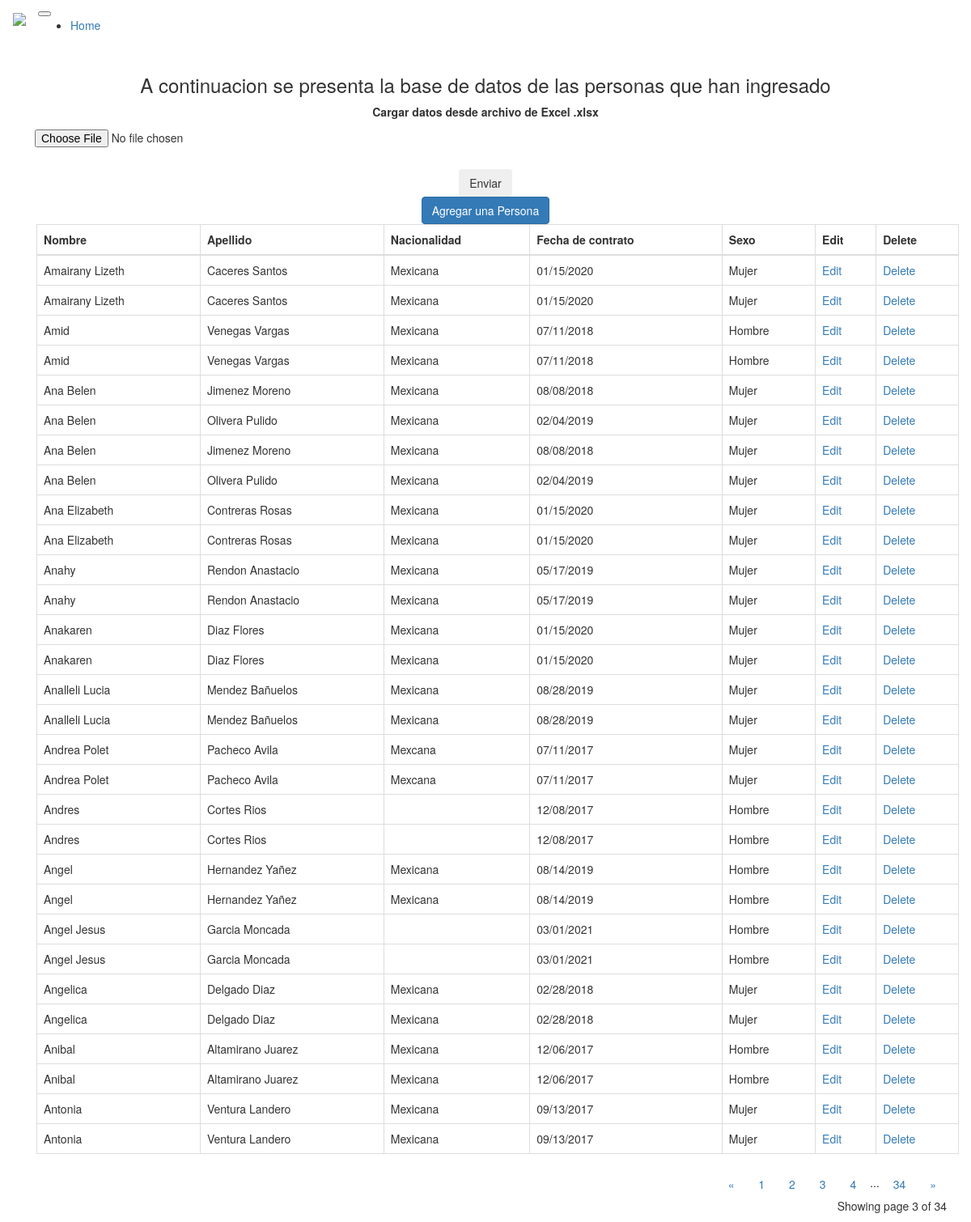
/?page=3, run on the app's committed database.
### main.py (models this page shows)
class Person(db.Model):
    id = db.Column(db.Integer, primary_key=True)
    nombre = db.Column(db.String(80), nullable=False)
    apellido = db.Column(db.String(80), nullable=False)
    nacionalidad = db.Column(db.String(50), nullable=False)
    fecha_contrato = db.Column(db.String(50), nullable=False)
    sexo = db.Column(db.String(50), nullable=False)

### main.py (the view)
@app.route("/")
def home():
    page = request.args.get('page', 1, type=int)
    all_people = Person.query.order_by(Person.nombre).paginate(page=page, per_page=ROWS_PER_PAGE)
    return render_template("index.html", people=all_people)

### templates/index.html (shortened to what this page needs)
{% extends 'bootstrap/base.html' %}
{% block content %}
<div class="container mt-5">
  <h3 class="text-center">A continuacion se presenta la base de datos de las personas que han ingresado</h3>
    <form class="text-center" action="/uploader" method="POST" enctype="multipart/form-data">
      <div class="col-auto mt-5 p-0">
        <label for="formFileSm" class="form-label">Cargar datos desde archivo de Excel .xlsx</label>
      </div>
      <div class="col-12 d-flex justify-content-center flex-wrap">
      <div class="">
        <input class="btn btn-secondary form-control-sm" id="formFileSm" type="file" name="archivo"><br>
      </div>
      <div class="pl-1 mb-0 mt-1">
        <input class="btn btn-secondary align-items-center" type="submit" value="Enviar">
      </div>
      </div>
    </form>
    <div class="text-center mb-5 mt-4">
      <a href="{{url_for('add_person')}}" class="btn btn-primary">Agregar una Persona</a>
    </div>
    <div class='container table-responsive mt-3' >
      <table class="table table-bordered table-hover">
        <thead class="thead-dark">
          <tr>
            <th scope="col">Nombre</th>
            <th scope="col">Apellido</th>
            <th scope="col">Nacionalidad</th>
            <th scope="col">Fecha de contrato</th>
            <th scope="col">Sexo</th>
            <th scope="col">Edit</th>
            <th scope="col">Delete</th>
          </tr>
        </thead>
        <tbody>
        {% for person in people.items  %}
          <tr>
            <td>{{person.nombre.title()}}</td>
            <td>{{person.apellido.title()}}</td>
            <td>{{person.nacionalidad.capitalize()}}</td>
            <td>{{person.fecha_contrato}}</td>
            <td>{{person.sexo.capitalize()}}</td>
            <td><a href="{{url_for('edit_person', id=person.id)}}" class="button">Edit</a></td>
            <td><a href="{{url_for('delete_person', id=person.id)}}" class="button">Delete</a></td>
          </tr>
        {% endfor %}
        </tbody>
      </table>
    </div>
    <div class="text-right">
        <a href="{{ url_for('home', page=people.prev_num) }}"
          class="btn btn-outline-dark
          {% if people.page == 1 %}disabled{% endif %}">
            &laquo;
        </a>
        {% for page_num in people.iter_pages(left_edge=1, right_edge=1, left_current=1, right_current=2) %}
          {% if page_num %}
            {% if people.page == page_num %}
            <a href="{{ url_for('home', page=page_num) }}"
              class="btn btn-dark">
                {{ page_num }}
            </a>
            {% else %}
            <a href="{{ url_for('home', page=page_num) }}"
              class="btn btn-outline-dark">
                {{ page_num }}
            </a>
            {% endif %}
          {% else %}
            ...
          {% endif %}
        {% endfor %}
        <a href="{{ url_for('home', page=people.next_num) }}"
          class="btn btn-outline-dark
          {% if people.page == people.pages %}disabled{% endif %}">
            &raquo;
        </a>
    </div>
    <p class="text-right mt-3">
      Showing page {{ people.page }} of {{ people.pages }}
    </p>
</div>
{% endblock %}

### data on the page
Person: nombre "Amairany Lizeth", apellido "Caceres Santos", nacionalidad "Mexicana", fecha_contrato "01/15/2020", sexo "Mujer"
Person: nombre "Amairany Lizeth", apellido "Caceres Santos", nacionalidad "Mexicana", fecha_contrato "01/15/2020", sexo "Mujer"
Person: nombre "Amid", apellido "Venegas Vargas", nacionalidad "Mexicana", fecha_contrato "07/11/2018", sexo "Hombre"
Person: nombre "Amid", apellido "Venegas Vargas", nacionalidad "Mexicana", fecha_contrato "07/11/2018", sexo "Hombre"
Person: nombre "Ana Belen", apellido "Jimenez Moreno", nacionalidad "Mexicana", fecha_contrato "08/08/2018", sexo "Mujer"
Person: nombre "Ana Belen", apellido "Olivera Pulido", nacionalidad "Mexicana", fecha_contrato "02/04/2019", sexo "Mujer"
Person: nombre "Ana Belen", apellido "Jimenez Moreno", nacionalidad "Mexicana", fecha_contrato "08/08/2018", sexo "Mujer"
Person: nombre "Ana Belen", apellido "Olivera Pulido", nacionalidad "Mexicana", fecha_contrato "02/04/2019", sexo "Mujer"
Person: nombre "Ana Elizabeth", apellido "Contreras Rosas", nacionalidad "Mexicana", fecha_contrato "01/15/2020", sexo "Mujer"
Person: nombre "Ana Elizabeth", apellido "Contreras Rosas", nacionalidad "Mexicana", fecha_contrato "01/15/2020", sexo "Mujer"
Person: nombre "Anahy", apellido "Rendon Anastacio", nacionalidad "Mexicana", fecha_contrato "05/17/2019", sexo "Mujer"
Person: nombre "Anahy", apellido "Rendon Anastacio", nacionalidad "Mexicana", fecha_contrato "05/17/2019", sexo "Mujer"
Person: nombre "Anakaren", apellido "Diaz Flores", nacionalidad "Mexicana", fecha_contrato "01/15/2020", sexo "Mujer"
Person: nombre "Anakaren", apellido "Diaz Flores", nacionalidad "Mexicana", fecha_contrato "01/15/2020", sexo "Mujer"
Person: nombre "Analleli Lucia", apellido "Mendez Bañuelos", nacionalidad "Mexicana", fecha_contrato "08/28/2019", sexo "Mujer"
Person: nombre "Analleli Lucia", apellido "Mendez Bañuelos", nacionalidad "Mexicana", fecha_contrato "08/28/2019", sexo "Mujer"
Person: nombre "Andrea Polet", apellido "Pacheco Avila", nacionalidad "Mexcana", fecha_contrato "07/11/2017", sexo "Mujer"
Person: nombre "Andrea Polet", apellido "Pacheco Avila", nacionalidad "Mexcana", fecha_contrato "07/11/2017", sexo "Mujer"
Person: nombre "Andres", apellido "Cortes Rios", fecha_contrato "12/08/2017", sexo "Hombre"
Person: nombre "Andres", apellido "Cortes Rios", fecha_contrato "12/08/2017", sexo "Hombre"
Person: nombre "Angel", apellido "Hernandez Yañez", nacionalidad "Mexicana", fecha_contrato "08/14/2019", sexo "Hombre"
Person: nombre "Angel", apellido "Hernandez Yañez", nacionalidad "Mexicana", fecha_contrato "08/14/2019", sexo "Hombre"
Person: nombre "Angel Jesus", apellido "Garcia Moncada", fecha_contrato "03/01/2021", sexo "Hombre"
Person: nombre "Angel Jesus", apellido "Garcia Moncada", fecha_contrato "03/01/2021", sexo "Hombre"
Person: nombre "Angelica", apellido "Delgado Diaz", nacionalidad "Mexicana", fecha_contrato "02/28/2018", sexo "Mujer"
Person: nombre "Angelica", apellido "Delgado Diaz", nacionalidad "Mexicana", fecha_contrato "02/28/2018", sexo "Mujer"
Person: nombre "Anibal", apellido "Altamirano Juarez", nacionalidad "Mexicana", fecha_contrato "12/06/2017", sexo "Hombre"
Person: nombre "Anibal", apellido "Altamirano Juarez", nacionalidad "Mexicana", fecha_contrato "12/06/2017", sexo "Hombre"
Person: nombre "Antonia", apellido "Ventura Landero", nacionalidad "Mexicana", fecha_contrato "09/13/2017", sexo "Mujer"
Person: nombre "Antonia", apellido "Ventura Landero", nacionalidad "Mexicana", fecha_contrato "09/13/2017", sexo "Mujer"

### other printed values
{{ page_num }} "1" "2" "4" "34"
{{ page_num }} "3"
{{ people.page }} "3"
{{ people.pages }} "34"
